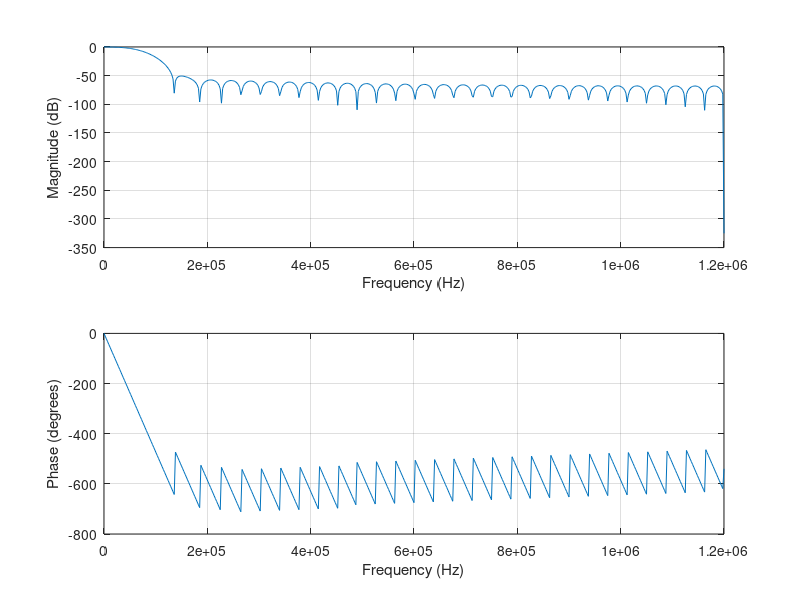

Write MATLAB code to recreate this figure. (Note: this script raises an error after producing the figure.)
filtord = 63;                                       % Filter Order
Fs = 2400000;                                           % Sampling Frequency
Fn = Fs/2;                                          % Nyquist Frequency
Fc = 70000;                                            % Cutoff Frequency
blp = fir1(filtord, Fc/Fn);                         % Calculate Filter Coefficients

freqz(blp,1,[],Fs)                                  % Plot the filter

yB1 = filter(blp,1,x)    % pass the signal through the low pass filter
yN1 = downsample(yB1,10) % a downsampling factor of 10
simpleSA(yN1,2^14,2400)
Zdis = discrim(yN1)

filtord = 63;                                       % Filter Order
Fs = 200000;                                           % Sampling Frequency
Fn = Fs/2;                                          % Nyquist Frequency
Fc = 15000;                                            % Cutoff Frequency
blp = fir1(filtord, Fc/Fn);                         % Calculate Filter Coefficients

yB2 = filter(blp,1,Zdis)
yN2 = downsample(yB2,5)   %pass the signal through the second decimator

sound(yN2,48000)

f3=1/(2*pi*0.000075)
a1= exp(-2*pi*f3/48000)
a =[1, -a1]
b=[1-a1]
y = filter(b,a,yN2)

sound(y,48000)
